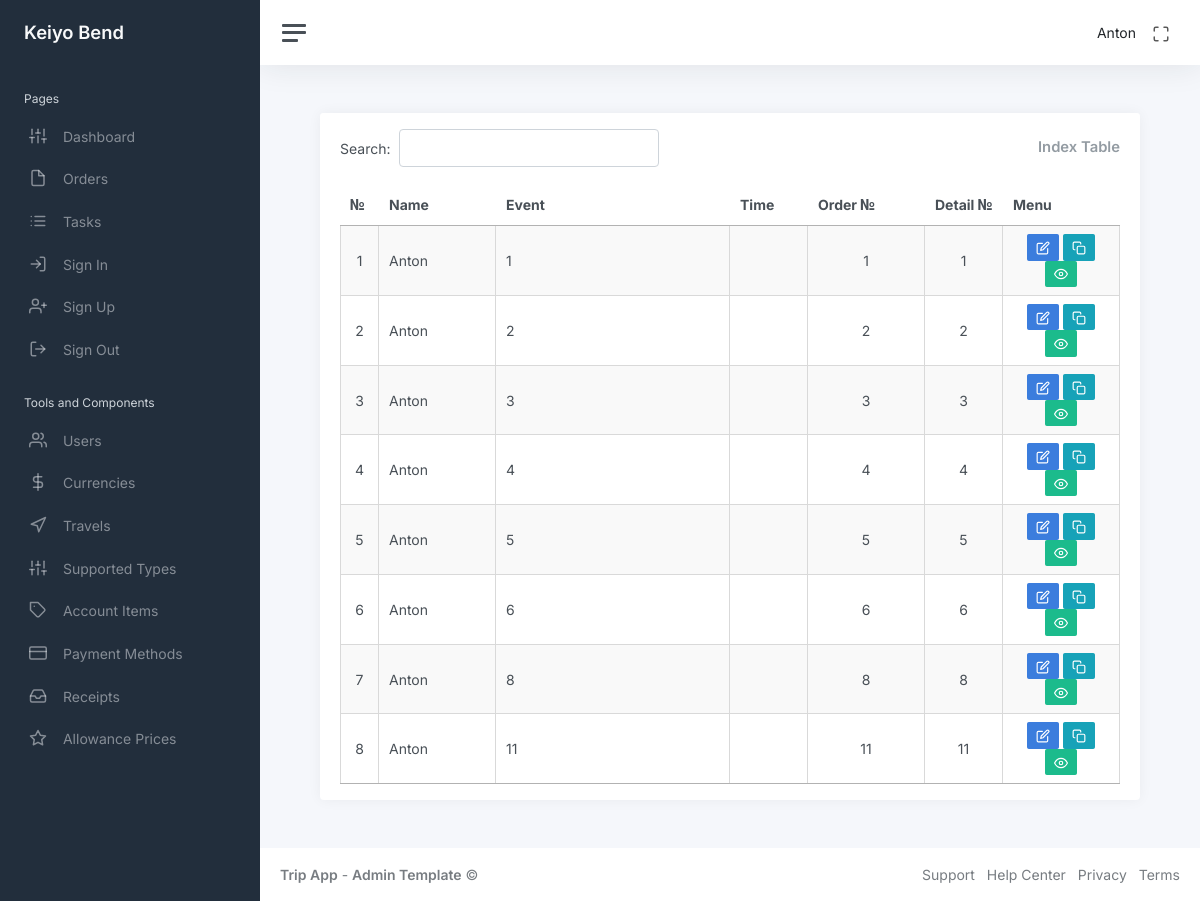
Before: /index (signed in) with the older database file.
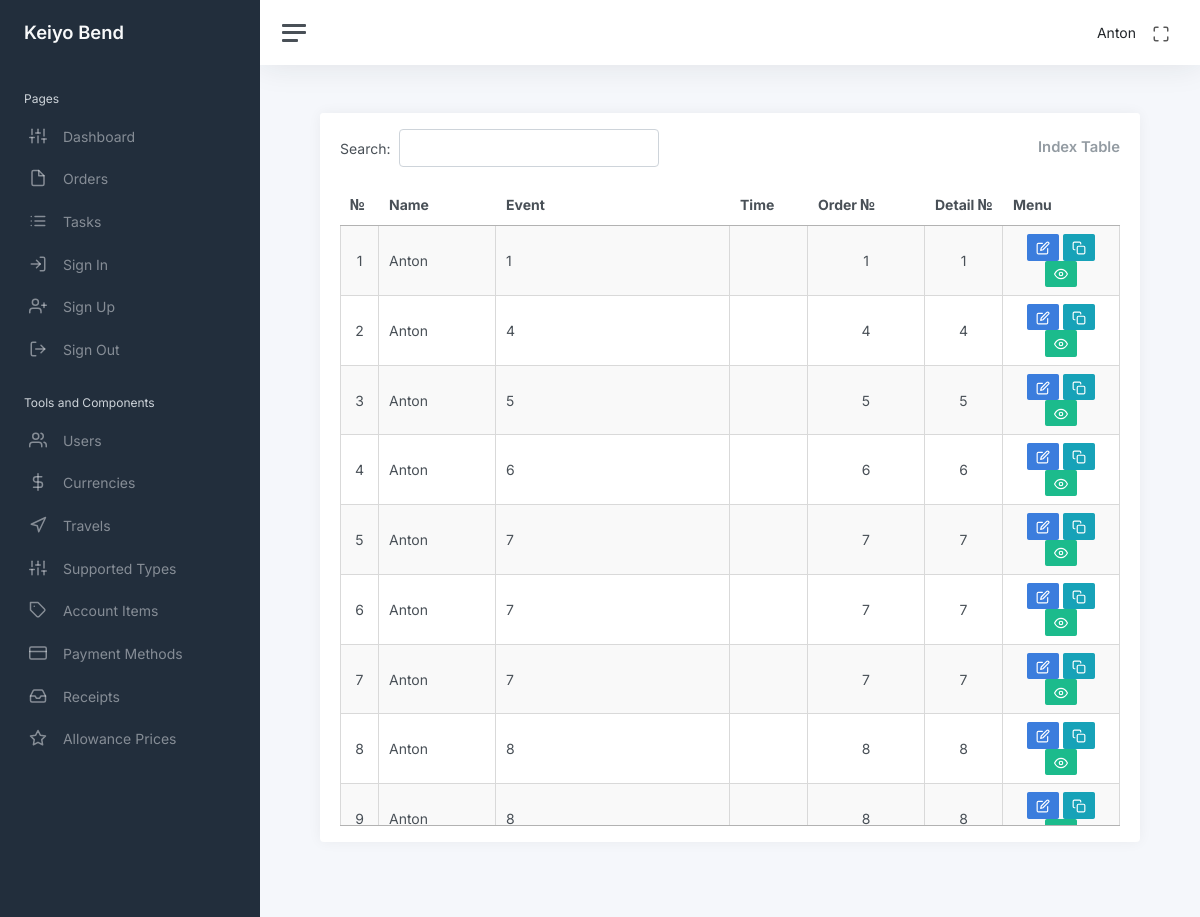
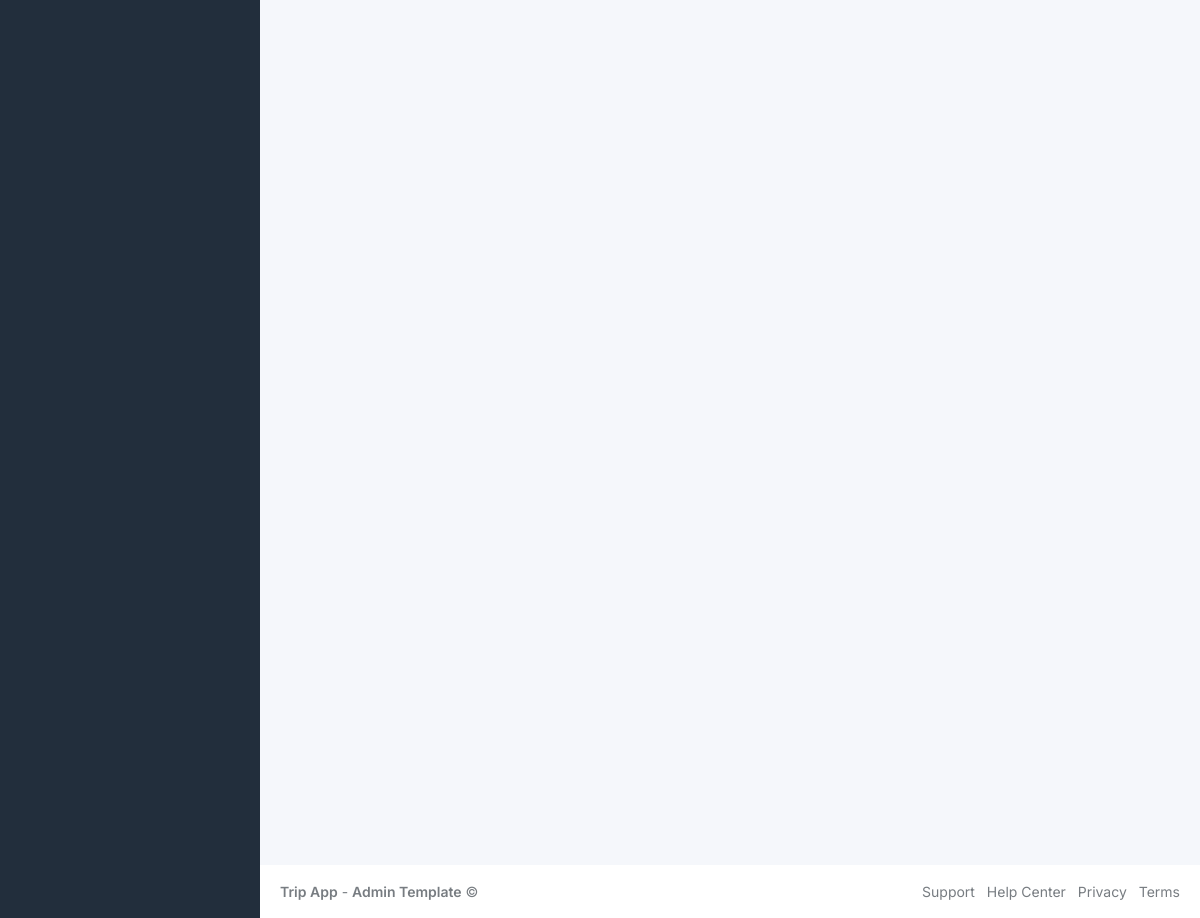
After: the same page with the newer database file (2 pictures, top to bottom).
### app/auth/models/user.py (models this page shows, shortened)
class User(UserMixin, db.Model):
    id: so.Mapped[int] = so.mapped_column(primary_key=True)
    name: so.Mapped[str] = so.mapped_column(sa.String(64), index=True, default=None)
    email: so.Mapped[str] = so.mapped_column(sa.String(120), index=True, unique=True)
    password_hash: so.Mapped[Optional[str]] = so.mapped_column(sa.String(256))
    admin: so.Mapped[bool] = so.mapped_column(sa.Boolean(), default=False)
    is_show: so.Mapped[bool] = so.mapped_column(sa.Boolean(), default=True)
    orders_rel = db.relationship("Order", back_populates="user", cascade="all, delete-orphan")

### app/main/models/order.py (models this page shows, shortened)
class Order(db.Model):
    id: so.Mapped[int] = so.mapped_column(primary_key=True)
    name_id: so.Mapped[int] = so.mapped_column(
        sa.Integer, db.ForeignKey("user.id"), nullable=False
    )
    order: so.Mapped[str] = so.mapped_column(sa.String(255), nullable=False)
    order_number: so.Mapped[str] = so.mapped_column(sa.String(255), nullable=False)
    detail_number: so.Mapped[str] = so.mapped_column(sa.String(255), nullable=False)
    is_hidden: so.Mapped[bool] = so.mapped_column(sa.Boolean(), nullable=False, default=False)
    fiscal_year: so.Mapped[int] = so.mapped_column(
        sa.Integer(), default=lambda: datetime.now().year
    )
    created_at: so.Mapped[date] = so.mapped_column(sa.Date(), default=date.today)
    service_number: so.Mapped[str] = so.mapped_column(sa.String(255), nullable=False)
    service_card_number: so.Mapped[str] = so.mapped_column(sa.String(255), nullable=False)
    quote_number: so.Mapped[str] = so.mapped_column(sa.String(255), nullable=False)
    purchase_order_number: so.Mapped[str] = so.mapped_column(sa.String(255), nullable=False)
    travel_id: so.Mapped[int] = so.mapped_column(
        sa.Integer, db.ForeignKey("travel.id"), nullable=False
    )
    support_type_id: so.Mapped[int] = so.mapped_column(
        sa.Integer, db.ForeignKey("supported_types.id"), nullable=False
    )
    user = db.relationship("User", back_populates="orders_rel")
    rates = db.relationship("Rates", back_populates="order", cascade="all, delete-orphan")
    details = db.relationship("Details", back_populates="order", cascade="all, delete-orphan")
    allowances = db.relationship(
        "Allowances", back_populates="order", cascade="all, delete-orphan"
    )
    travels_id = db.relationship("Travel", back_populates="orders")
    supported_type_id = db.relationship("SupportedTypes", back_populates="orders")

### app/main/routes/index.py (the view, shortened to what this page needs)
@bp.route("/")
@bp.route("/index")
@login_required  # Only authenticated users can access this route
def index():
    if current_user.admin:
        orders = db.session.query(Order).join(User).filter(User.is_show.is_(True)).all()
    return render_template("main/index.html", orders=orders)

### app/auth/models/user.py (called while the page is built)
@login.user_loader
def load_user(id):
    return db.session.get(User, int(id))

### app/main/templates/main/index.html (shortened to what this page needs)
<!DOCTYPE html>
{% extends "main/base.html" %}
{% block content %}
<div class="container-fluid p-0">
    <div class="row">
        <div class="col-md-12 ms-sm-auto col-lg-12 px-md-4">
            <div class="card flex-fill">
                <div class="card-header py-3">
                    <div class="d-flex justify-content-between align-items-center">
                        <div id="datatableSearch"></div>
                        <h3 class="card-title mb-0">Index Table</h3>
                    </div>
                </div>
                <div class="card-body py-0 mb-3">
                    <table class="display cell-border" id="indexTable" style="width: 100%;">
                        <thead>
                            <tr style="text-align:center">
                                <th>№</th>
                                <th>Name</th>
                                <th>Event</th>
                                <th>Time</th>
                                <th>Order №</th>
                                <th>Detail №</th>
                                <th>Menu</th>
                            </tr>
                        </thead>
                        <tbody>
                            {% for order in orders %}
                            <tr>
                                <td style="text-align:center">{{order.id}}</td>
                                <td>{{order.user.name}}</td>
                                <td>{{order.order}}</td>
                                <td style="text-align:center">{{" "}}</td>
                                <td style="text-align:center">{{order.order_number}}</td>
                                <td style="text-align:center">{{order.detail_number}}</td>
                                <td style="text-align:center">
                                    <a class="btn btn-primary btn-sm"
                                        href="{{ url_for('main.update_order', order_id=order.id) }}"><i
                                            class="align-middle" data-feather="edit"></i></a>
                                    <a class="btn btn-info btn-sm"
                                        href="{{ url_for('main.copy_order', order_id=order.id) }}"><i
                                            class="align-middle" data-feather="copy"></i></a>
                                    {% if current_user.admin == True %}
                                    <form action="{{ url_for('main.hide_order', id=order.id) }}" method="POST"
                                        style="display:inline;">
                                        <button type="submit"
                                            class="btn btn-sm {{ 'btn-danger' if order.is_hidden else 'btn-success' }}">
                                            {% if order.is_hidden %}
                                            <i class="align-middle" data-feather="eye-off"></i>
                                            {% else %}
                                            <i class="align-middle" data-feather="eye"></i>
                                            {% endif %}
                                        </button>
                                    </form>
                                    {% endif %}
                                </td>
                            </tr>
                            {% endfor %}
                        </tbody>
                    </table>
                </div>
            </div>
        </div>
    </div>
</div>
{% endblock %}

### app/main/templates/main/base.html (shortened to what this page needs)
<!DOCTYPE html>
<html lang="en" data-bs-theme="auto">
<head>
    <link href="https://cdn.jsdelivr.net/npm/bootstrap@5.3.3/dist/css/bootstrap.min.css" rel="stylesheet">
    <link rel="stylesheet" href="https://cdn.datatables.net/1.11.3/css/jquery.dataTables.min.css">
    <link href="../main/static/css/app.css" rel="stylesheet">
</head>
<body>
    <div class="wrapper">
        {% block sidebar %}
        {% include 'main/sidebar.html' %}
        {% endblock %}
        <div class="main">
            {% block navbar %}
            {% include 'main/navbar.html' %}
            {% endblock %}
            <main class="content">
                {% block content %}
                {% endblock %}
            </main>
            <footer class="footer">
                <div class="container-fluid">
                    <div class="row text-muted">
                        <div class="col-6 text-start">
                            <p class="mb-0">
                                <a class="text-muted" href="https://adminkit.io/" target="_blank"><strong>Trip
                                        App</strong></a> - <a class="text-muted" href="https://adminkit.io/"
                                    target="_blank"><strong>Admin
                                        Template</strong></a> &copy;
                            </p>
                        </div>
                        <div class="col-6 text-end">
                            <ul class="list-inline">
                                <li class="list-inline-item">
                                    <a class="text-muted" href="https://adminkit.io/" target="_blank">Support</a>
                                </li>
                                <li class="list-inline-item">
                                    <a class="text-muted" href="https://adminkit.io/" target="_blank">Help Center</a>
                                </li>
                                <li class="list-inline-item">
                                    <a class="text-muted" href="https://adminkit.io/" target="_blank">Privacy</a>
                                </li>
                                <li class="list-inline-item">
                                    <a class="text-muted" href="https://adminkit.io/" target="_blank">Terms</a>
                                </li>
                            </ul>
                        </div>
                    </div>
                </div>
            </footer>
        </div>
    </div>
</body>
</html>

### app/main/templates/main/sidebar.html
<!DOCTYPE html>
<nav id="sidebar" class="sidebar js-sidebar">
    <div class="sidebar-content js-simplebar">
        <a class="sidebar-brand" href="{{ url_for('main.index') }}">
            <span class="align-middle">Keiyo Bend</span>
        </a>
        <ul class="sidebar-nav">
            <li class="sidebar-header">
                Pages
            </li>
            <li class="sidebar-item">
                <a class="sidebar-link" href="{{ url_for('main.index') }}">
                    <i class="align-middle" data-feather="sliders"></i> <span class="align-middle">Dashboard</span>
                </a>
            </li>
            <li class="sidebar-item">
                <a class="sidebar-link" href="{{ url_for('main.create_order') }}">
                    <i class="align-middle" data-feather="file"></i> <span class="align-middle">Orders</span>
                </a>
            </li>
            <li class="sidebar-item">
                <a class="sidebar-link" href="{{ url_for('main.create_task') }}">
                    <i class="align-middle" data-feather="list"></i> <span class="align-middle">Tasks</span>
                </a>
            </li>
            <li class="sidebar-item">
                <a class="sidebar-link" href="{{ url_for('auth.login') }}">
                    <i class="align-middle" data-feather="log-in"></i> <span class="align-middle">Sign In</span>
                </a>
            </li>
            <li class="sidebar-item">
                <a class="sidebar-link" href="{{ url_for('auth.register') }}">
                    <i class="align-middle" data-feather="user-plus"></i> <span class="align-middle">Sign
                        Up</span>
                </a>
            </li>
            <li class="sidebar-item">
                <a class="sidebar-link" href="{{ url_for('auth.logout') }}">
                    <i class="align-middle" data-feather="log-out"></i> <span class="align-middle">Sign
                        Out</span>
                </a>
            </li>
            {% if current_user.admin == True %}
            <li class="sidebar-header">
                Tools and Components
            </li>
            <li class="sidebar-item">
                <a class="sidebar-link" href="{{ url_for('admin.admin_table') }}">
                    <i class="align-middle" data-feather="users"></i> <span class="align-middle">Users</span>
                </a>
            </li>
            <li class="sidebar-item">
                <a class="sidebar-link" href="{{ url_for('admin.currency_table') }}">
                    <i class="align-middle" data-feather="dollar-sign"></i> <span class="align-middle">Currencies</span>
                </a>
            </li>
            <li class="sidebar-item">
                <a class="sidebar-link" href="{{ url_for('admin.travel_table') }}">
                    <i class="align-middle" data-feather="navigation"></i> <span class="align-middle">Travels</span>
                </a>
            </li>
            <li class="sidebar-item">
                <a class="sidebar-link" href="{{ url_for('admin.supported_types_table')}}">
                    <i class="align-middle" data-feather="sliders"></i> <span class="align-middle">Supported
                        Types</span>
                </a>
            </li>
            <li class="sidebar-item">
                <a class="sidebar-link" href="{{ url_for('admin.account_items_table')}}">
                    <i class="align-middle" data-feather="tag"></i> <span class="align-middle">Account Items</span>
                </a>
            </li>
            <li class="sidebar-item">
                <a class="sidebar-link" href="{{ url_for('admin.payment_methods_table')}}">
                    <i class="align-middle" data-feather="credit-card"></i> <span class="align-middle">Payment
                        Methods</span>
                </a>
            </li>
            <li class="sidebar-item">
                <a class="sidebar-link" href="{{ url_for('admin.receipts_table')}}">
                    <i class="align-middle" data-feather="inbox"></i> <span class="align-middle">Receipts</span>
                </a>
            </li>
            <li class="sidebar-item">
                <a class="sidebar-link" href="{{ url_for('admin.allowance_prices_table')}}">
                    <i class="align-middle" data-feather="star"></i> <span class="align-middle">Allowance Prices</span>
                </a>
            </li>
            {% endif %}
        </ul>
    </div>
</nav>

### app/main/templates/main/navbar.html (shortened to what this page needs)
<!DOCTYPE html>
<nav class="navbar navbar-expand navbar-light navbar-bg">
    <a class="sidebar-toggle js-sidebar-toggle">
        <i class="hamburger align-self-center"></i>
    </a>
    <div class="navbar-collapse collapse">
        <ul class="navbar-nav navbar-align">
            <li class="nav-item dropdown">
                <a class="nav-link d-none d-sm-inline-block">
                    <span class="text-dark">{{ current_user.name }}</span>
                </a>
            </li>
            <li class="nav-item">
                <a id="fullscreenButton" class="nav-link d-none d-sm-inline-block">
                    <i class="align-middle" data-feather="maximize"></i>
                </a>
            </li>
        </ul>
    </div>
</nav>

Changed rows visible on the page:
changed Order id 2: order "2" → "4"; order_number "2" → "4"; detail_number "2" → "4"
changed Order id 3: order "3" → "5"; order_number "3" → "5"; detail_number "3" → "5"
changed Order id 4: order "4" → "6"; order_number "4" → "6"; detail_number "4" → "6"
changed Order id 5: order "5" → "7"; order_number "5" → "7"; detail_number "5" → "7"
changed Order id 6: order "6" → "7"; order_number "6" → "7"; detail_number "6" → "7"
changed Order id 7: order "8" → "7"; order_number "8" → "7"; detail_number "8" → "7"
changed Order id 8: order "11" → "8"; order_number "11" → "8"; detail_number "11" → "8"
added Order: id "9", user.name "Anton", order "8", order_number "8", detail_number "8"
